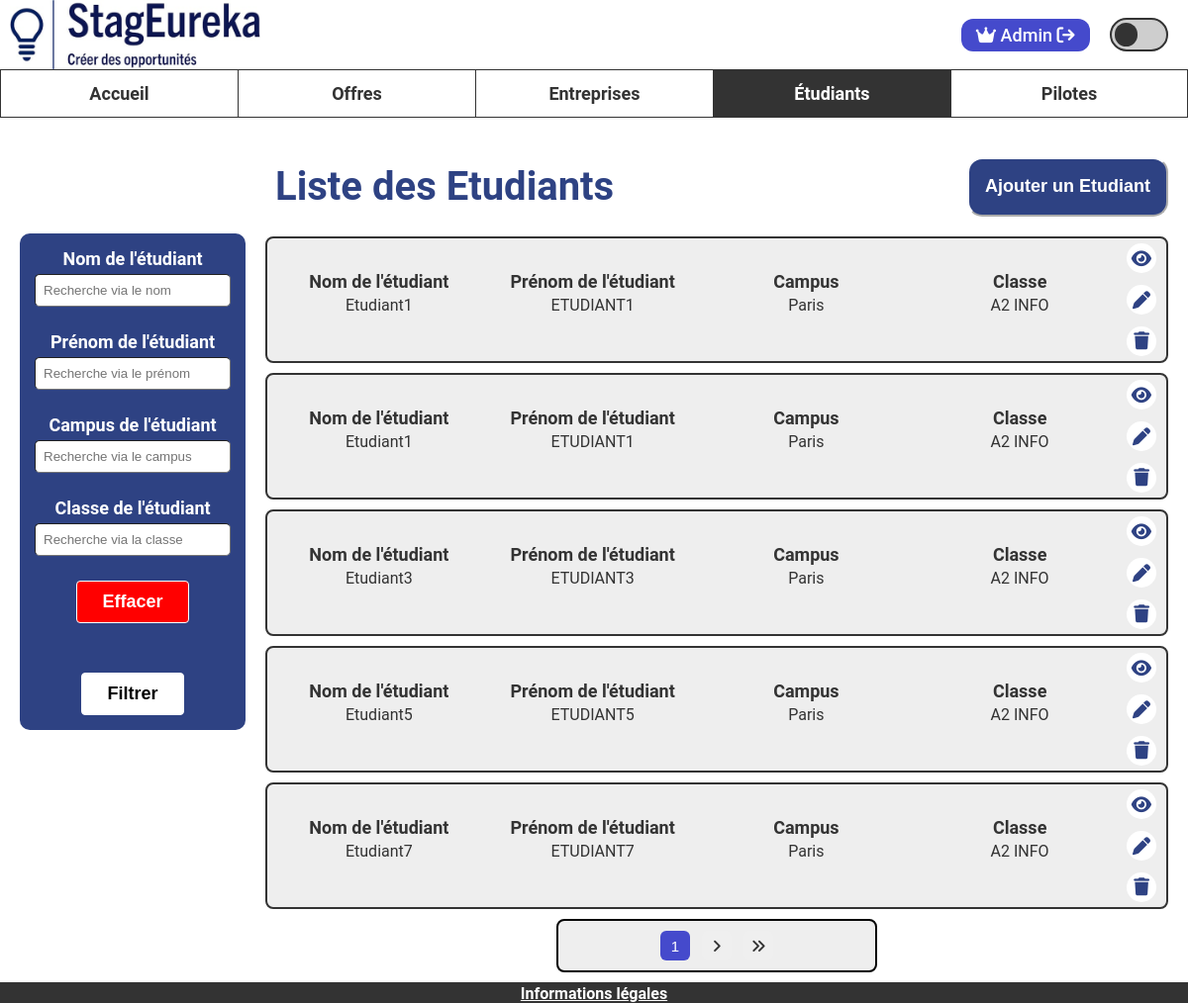
/www/etudiant/liste (signed in), run on the app's committed database.
### tables this page shows
CREATE TABLE Student(
   idStudent INT NOT NULL AUTO_INCREMENT,
   email VARCHAR(320) NOT NULL,
   name VARCHAR(50) NOT NULL,
   firstName VARCHAR(50) NOT NULL,
   password VARCHAR(255) NOT NULL,
   idClass INT NOT NULL,
   PRIMARY KEY(idStudent),
   FOREIGN KEY(idClass) REFERENCES Class(idClass)
);

CREATE TABLE City(
   idCity INT NOT NULL AUTO_INCREMENT,
   cityName VARCHAR(50),
   addressCode VARCHAR(10),
   PRIMARY KEY(idCity)
);

CREATE TABLE Class(
   idClass INT NOT NULL AUTO_INCREMENT,
   className VARCHAR(50),
   yearClass INT NOT NULL,
   idCity INT NOT NULL,
   idPilot INT NOT NULL,
   PRIMARY KEY(idClass),
   FOREIGN KEY(idCity) REFERENCES City(idCity),
   FOREIGN KEY(idPilot) REFERENCES Pilot(idPilot)
);

### www/modele/etudiant_modele.php (called while the page is built, shortened)
<?php
require_once "modele/classe_modele.php";
class Etudiant {
    public function __construct(int $id, string $nom, string $prenom, string $email, string $hash_mdp, Classe $classe) {
        $this->id = $id;
        $this->nom = $nom;
        $this->prenom = $prenom;
        $this->classe = $classe;
    }
}
function getEtudiantsFiltres(string $nom, string $prenom, string $ville, string $nomClasse) : array {
    $pdo = connexionBDD();
    $sql = "SELECT * FROM Student s
            INNER JOIN Class class ON (s.idClass = class.idClass)
            INNER JOIN City c ON (class.idCity = c.idCity)
            WHERE 1";
    $filtres = [];
    $requete = $pdo->prepare($sql);
    $requete->execute($filtres);
    $reponseBdd = $requete->fetchAll(PDO::FETCH_ASSOC);
    $etudiants = [];
    foreach ($reponseBdd as $etudiant) {
        $etudiants[] = new Etudiant(
            $etudiant["idStudent"],
            $etudiant["name"],
            $etudiant["firstName"],
            $etudiant["email"],
            $etudiant["password"],
            new Classe(
                $etudiant["idClass"],
                $etudiant["className"],
                $etudiant["yearClass"],
                $etudiant["cityName"],
                $etudiant["addressCode"],
                $etudiant["idPilot"]
            )
        );
    }
    return $etudiants;
}

### www/modele/classe_modele.php (called while the page is built, shortened)
<?php
class Classe {
    public function __construct(int $id, string $nom, int $annee, string $ville, string $codePostal, int $idPilote) {
        $this->nom = $nom;
        $this->ville = $ville;
    }
}

### www/vue/php/etudiant/liste_etudiants_vue.php (the view, shortened to what this page needs)
<main class="main-affichage" id="main-liste-etudiants">
    <form action="<?= ADRESSE_SITE ?>/etudiant/liste" method="post" id="form-filtres">
        <div class="block-recherche" id="block-recherche-etudiants">
            <div class="barres-recherche">
                <div class="element-recherche">
                    <label for="nom-etudiant-filtre">Nom de l'étudiant</label>
                    <input type="text" placeholder="Recherche via le nom" class="case-recherche" id="nom-etudiant-filtre" name="nom" value="<?= isset($_POST["nom"]) ? $_POST["nom"] : "" ?>">
                </div>
                <div class="element-recherche">
                    <label for="prenom-etudiant-filtre">Prénom de l'étudiant</label>
                    <input type="text" placeholder="Recherche via le prénom" class="case-recherche" id="prenom-etudiant-filtre" name="prenom" value="<?= isset($_POST["prenom"]) ? $_POST["prenom"] : "" ?>">
                </div>
                <div class="element-recherche">
                    <label for="campus-etudiant-filtre">Campus de l'étudiant</label>
                    <input type="text" placeholder="Recherche via le campus" class="case-recherche" id="campus-etudiant-filtre" name="ville" value="<?= isset($_POST["ville"]) ? $_POST["ville"] : "" ?>">
                </div>
                <div class="element-recherche">
                    <label for="classe-etudiant-filtre">Classe de l'étudiant</label>
                    <input type="text" placeholder="Recherche via la classe" class="case-recherche" id="classe-etudiant-filtre" name="nomClasse" value="<?= isset($_POST["nomClasse"]) ? $_POST["nomClasse"] : "" ?>">
                </div>
            </div>
            <button type="reset" class="bouton-filtrage">Effacer</button>
            <button type="submit" class="bouton-filtrage">Filtrer</button>
        </div>
        <?php
        $page = isset($_POST["page"]) ? intval($_POST["page"]) : 1;
        ?>
    </form>
    <div class="affichage-cartes">
        <div class="haut-page-liste-resultats">
            <h1 id="haut-h1">Liste des Etudiants</h1>
            <button id="haut-bouton" onclick="location.href='<?= ADRESSE_SITE ?>/etudiant/creer'">Ajouter un Etudiant</button>
        </div>
        <div id="selection-etudiant">
            <?php for ($i = ($page - 1) * NB_RESULTATS_PAGE; $i < min(count($etudiants), $page * NB_RESULTATS_PAGE); $i++) { ?>
                <?php $etudiant = $etudiants[$i] ?>
                <div class="carte carte-etudiant" id="carte-etudiant-<?= $etudiant->id ?>">
                    <div class="info-carte">
                        <div class="element-carte">
                            <p class="element-carte-titre">Nom de l'étudiant</p>
                            <p class="element-carte-valeur"><?= $etudiant->nom ?></p>
                        </div>
                        <div class="element-carte">
                            <p class="element-carte-titre">Prénom de l'étudiant</p>
                            <p class="element-carte-valeur"><?= $etudiant->prenom ?></p>
                        </div>
                        <div class="element-carte div-carte-campus">
                            <p class="element-carte-titre">Campus</p>
                            <p class="element-carte-valeur"><?= $etudiant->classe->ville ?></p>
                        </div>
                        <div class="element-carte">
                            <p class="element-carte-titre">Classe</p>
                            <p class="element-carte-valeur"><?= $etudiant->classe->nom ?></p>
                        </div>
                        <div class="boutons-carte">
                            <button class="bouton-carte bouton-lecture" onclick="location.href='<?= ADRESSE_SITE ?>/etudiant/lire/<?= $etudiant->id ?>'"><i class="fa-solid fa-eye"></i></button>
                            <button class="bouton-carte bouton-modification" onclick="location.href='<?= ADRESSE_SITE ?>/etudiant/modifier/<?= $etudiant->id ?>'"><i class="fa-solid fa-pen"></i></button>
                            <button class="bouton-carte bouton-suppression" onclick="location.href='<?= ADRESSE_SITE ?>/etudiant/supprimer/<?= $etudiant->id ?>'"><i class="fa-solid fa-trash"></i></button>
                        </div>
                    </div>
                </div>
            <?php } ?>
            <div class="conteneur-pagination-cartes">
                <div class="pagination-cartes" id="pagination">
                    <button class="bouton-nav" id="pagination-numero-actuel" hidden><?= $page ?></button>
                    <button class="bouton-nav" id="pagination-suivant" hidden><i class="fa-solid fa-angle-right"></i></button>
                    <button class="bouton-nav" id="pagination-fin" hidden><i class="fa-solid fa-angles-right"></i></button>
                </div>
            </div>
        </div>
    </div>
</main>
<?php
include "vue/php/mise_en_page_vue.php";
?>

### www/vue/css/style.css (style rules this page uses)
:root { --primary-color: #333333; --secondary-color: #cecece; --accent-color-1: #2e4283; --accent-color-2: #454acc; --alternate-color: #ffffff; --background-color: #ffffff; --background-color-2: #eeeeee; }
body { margin: 0; padding: 0; background-color: var(--background-color); color: var(--primary-color); overflow: hidden; }
body, textarea { font-family: 'Roboto', sans-serif; }
main { position: absolute; overflow-y: auto; top: 118.59px; bottom: 20px; left: 0px; right: 0px; }
.case-recherche { width: 180px; border-radius: 5px; border-width: 0.5px; padding: 8px; }
.main-affichage { display: flex; padding: 20px; }
.block-recherche { color: var(--background-color); background-color: var(--accent-color-1); padding: 15px; font-weight: bold; text-align: center; border-radius: 10px; margin-top: 97px; }
.block-recherche label, .block-recherche h3 { display: block; margin-top: 0; margin-bottom: 5px; font-size: 18px; }
.element-recherche { margin-bottom: 25px; }
.bouton-filtrage { font-weight: bold; justify-content: center; margin: 0 auto; margin-top: 50px; display: block; border: 1px solid var(--background-color); background-color: var(--background-color); border-radius: 4px; padding: 10px 25px; cursor: pointer; font-size: 18px; }
.bouton-filtrage[type="reset"] { margin-top: 6px; background-color: rgb(255, 0, 0); color: var(--background-color); }
.affichage-cartes { margin-left: 20px; width: 100%; }
.haut-page-liste-resultats { display: flex; justify-content: space-between; align-items: center; }
#haut-h1 { color: var(--accent-color-1); font-size: 40px; margin-left: 10px; }
#haut-bouton { min-height: 60px; height: fit-content; margin: auto 0; padding: 16px; border-color: var(--background-color); background-color: var(--accent-color-1); color: var(--background-color); font-weight: bold; font-size: large; border-radius: 15px; cursor: pointer; }
.carte { margin-bottom: 10px; }
.info-carte { background-color: var(--background-color-2); border: 2px solid var(--primary-color); padding: 5px; border-radius: 8px; display: flex; width: auto; text-align: center; }
.element-carte { margin: 10px; width: 100%; }
.element-carte-titre { font-weight: bold; font-size: large; }
.boutons-carte { display: flex; margin-right: 5px; text-align: center; align-items: center; flex-wrap: wrap; align-content: center; justify-content: center; flex-direction: column; }
.bouton-carte { cursor: pointer; color: var(--accent-color-1); background-color: var(--background-color); border-radius: 100%; border: 0px; font-size: large; height: 30px; width: 30px; text-align: center; justify-content: center; align-items: center; }
.conteneur-pagination-cartes { display: flex; text-align: center; justify-content: center; padding-bottom: 10px; }
.pagination-cartes { display: flex; text-align: center; justify-content: center; padding: 10px; border-radius: 8px; column-gap: 12px; background-color: var(--background-color-2); border: 2px solid black; height: 30px; width: 300px; }
.bouton-nav { border: none; height: 30px; width: 30px; font-size: 15px; color: var(--primary-color); border-color: var(--primary-color) ; border-radius: 6px; cursor: pointer; column-gap: 12px; }
.bouton-nav:hover, .bouton-nav#pagination-numero-actuel { color: var(--background-color); background: var(--accent-color-2); }
.affichage-cartes .fa-eye { transform: translate(-6%, 7%); }
.affichage-cartes .fa-pen { transform: translate(0, 6%); }
.element-carte-titre { font-weight: bold; font-size: large; margin-bottom: 4px; }
.element-carte-valeur { margin-top: 0; }

### data on the page
student: nom "Etudiant1", prenom "ETUDIANT1", city.cityName "Paris", idClass.className "A2 INFO"
student: name "Etudiant1", firstName "ETUDIANT1", city.cityName "Paris", idClass.className "A2 INFO"
student: name "Etudiant3", firstName "ETUDIANT3", city.cityName "Paris", idClass.className "A2 INFO"
student: name "Etudiant5", firstName "ETUDIANT5", city.cityName "Paris", idClass.className "A2 INFO"
student: name "Etudiant7", firstName "ETUDIANT7", city.cityName "Paris", idClass.className "A2 INFO"

### other printed values
$_SESSION["prenom"] "Admin"
$page "1"
